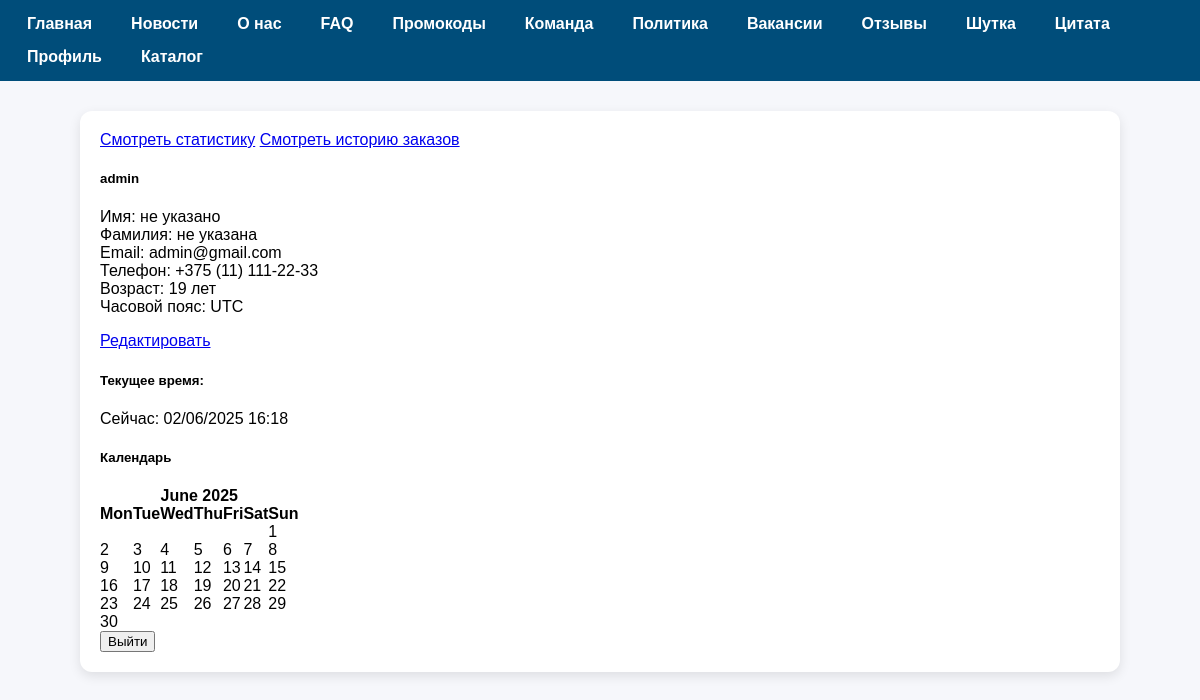
Before: /users/profile/ (signed in) with the older database file.
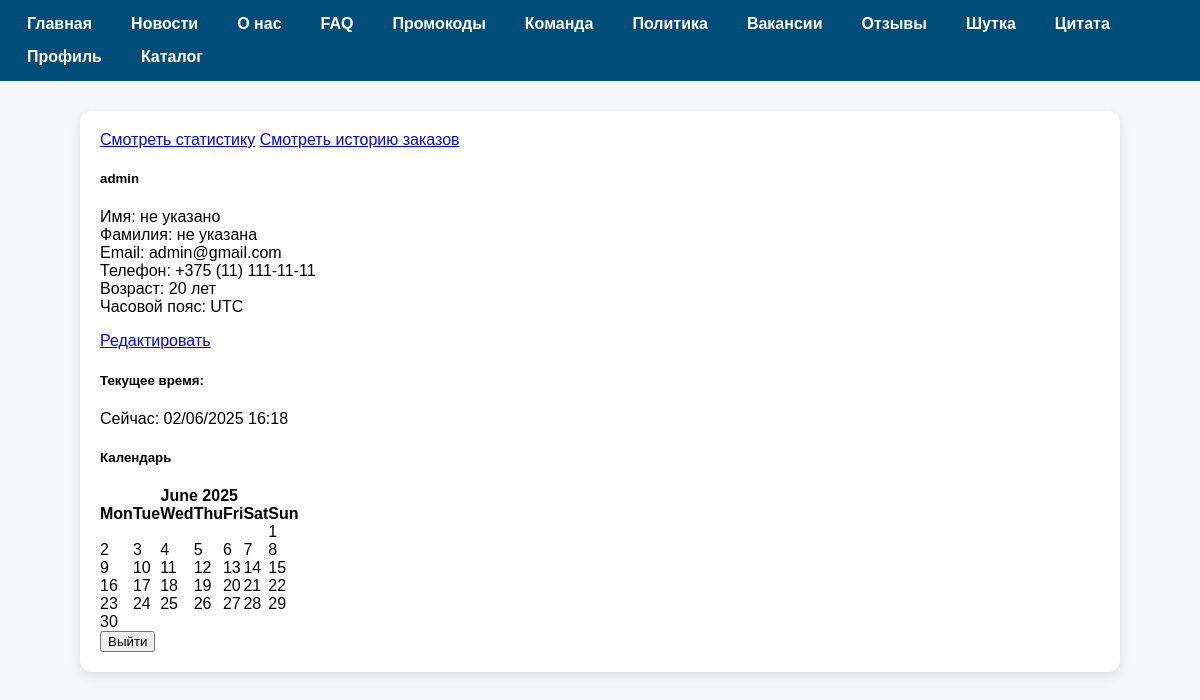
After: the same page with the newer database file.
### users/models.py (models this page shows, shortened)
class User(AbstractUser):
    phone = models.CharField(
        max_length=20,
        validators=[phone_validator],
        blank=True,
        help_text="+375 (ZZ) XXX-XX-XX",
        unique=True,
        error_messages={'unique': "Пользователь с таким номером уже существует."}
    )
    date_of_birth = models.DateField(blank=True, null=True, help_text="ДД/ММ/ГГГГ")
    email = models.EmailField(verbose_name="Email", unique=True,
        error_messages={'unique': "Пользователь с таким email уже существует."}
    )
    TIMEZONE_CHOICES = [(tz, tz) for tz in common_timezones]
    timezone = models.CharField(
        max_length=50,
        choices=TIMEZONE_CHOICES,
        default='UTC',
        verbose_name="Часовой пояс"
    )
    position = models.CharField(
        max_length=100, blank=True, choices=Position.choices, default=Position.CLIENT, verbose_name="Роль"
    )
    hire_date = models.DateField(blank=True, null=True, verbose_name="Дата найма")
    @property
    def age(self):
        if not self.date_of_birth:
            return 0
        today = date.today()
        return today.year - self.date_of_birth.year - (
            (today.month, today.day) < (self.date_of_birth.month, self.date_of_birth.day)
        )
    groups = models.ManyToManyField(
        Group,
        verbose_name="Группы",
        blank=True,
        help_text="Группы, к которым принадлежит пользователь",
        related_name="custom_user_groups",  # Уникальное имя
        related_query_name="user",
    )
    user_permissions = models.ManyToManyField(
        Permission,
        verbose_name="Права пользователя",
        blank=True,
        help_text="Специальные права для пользователя",
        related_name="custom_user_permissions",  # Уникальное имя
        related_query_name="user",
    )
    position = models.CharField(max_length=100, blank=True, choices=Position.choices, default=Position.CLIENT)
    hire_date = models.DateField(default=utils.timezone.now, blank=True, null=True)

### users/views.py (the view)
# urls.py: path('profile/', ProfileView.as_view(), name='profile'),
class ProfileView(TemplateView):
    template_name = 'users/profile.html'
    def get_context_data(self, **kwargs):
        context = super().get_context_data(**kwargs)
        user = self.request.user
        timezone.activate(user.timezone if user.is_authenticated else 'UTC')
        today = timezone.localtime(timezone.now())
        cal = calendar.HTMLCalendar()
        context['calendar'] = cal.formatmonth(
            today.year,
            today.month,
            withyear=True
        )
        if user.is_authenticated:
            context['reviews'] = user.review_set.all().order_by('-time')
            client = getattr(user, 'client', None)
            if client:
                context['orders'] = client.orders.all().order_by('-order_date')
            else:
                context['orders'] = []
        return context

### users/templatetags/user_tags.py (called while the page is built)
@register.filter
def is_employee(user):
    if not user.is_authenticated:
        return False
    return user.position == Position.EMPLOYEE.value

@register.filter
def is_admin(user):
    if not user.is_authenticated:
        return False
    return user.position == Position.ADMIN.value

@register.filter
def is_client(user):
    if not hasattr(user, "position"):
        return False
    return str(user.position) == "client"

### users/templates/users/profile.html (shortened to what this page needs)
{% extends 'base.html' %}
{% load tz %}
{% load user_tags %}
{% block content %}
    <div>
        {% if user.is_authenticated %}
            <div>
                {% if user|is_admin %}
                    <a href="{% url 'statistic:statistic' %}">Смотреть статистику</a>
                {% endif %}
                {% if user|is_employee or user|is_admin %}
                    <a href="{% url 'production:orders' %}">Смотреть историю заказов</a>
                {% endif %}
                <div>
                    <h5>{{ user.username }}</h5>
                    <p>
                        Имя: {{ user.first_name|default:"не указано" }}<br>
                        Фамилия: {{ user.last_name|default:"не указана" }}<br>
                        Email: {{ user.email|default:"не указан" }}<br>
                        Телефон: {{ user.phone|default:"не указан" }}<br>
                        Возраст: {{ user.age }} лет<br>
                        Часовой пояс: {{ user.timezone }}
                    </p>
                    <a href="{% url 'users:edit_profile' %}">
                        Редактировать
                    </a>
                </div>
                <div>
                    <h5>Текущее время:</h5>
                    {% timezone user.timezone %}
                        Сейчас: {% now "d/m/Y H:i" %}
                    {% endtimezone %}
                </div>
                <div>
                    <h5>Календарь</h5>
                    {{ calendar|safe }}
                </div>
                <form action="{% url 'users:logout' %}" method="post">
                    <button type="submit">Выйти</button>
                </form>
            </div>
        {% else %}
            <p>Чтобы посмотреть профиль <a href="{% url 'users:login' %}">войдите</a> или
                <a href="{% url 'users:register' %}">зарегистрируйтесь</a></p>
        {% endif %}
    </div>
{% endblock %}

Changed rows visible on the page:
changed User "не указано": phone "+375 (11) 111-22-33" → "+375 (11) 111-11-11"; age "19" → "20"
